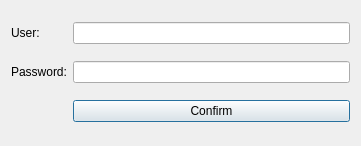
<?xml version="1.0" encoding="UTF-8"?>
<ui version="4.0">
 <class>CredentialsDialog</class>
 <widget class="QDialog" name="CredentialsDialog">
  <property name="geometry">
   <rect>
    <x>0</x>
    <y>0</y>
    <width>361</width>
    <height>146</height>
   </rect>
  </property>
  <property name="windowTitle">
   <string>Dialog</string>
  </property>
  <layout class="QGridLayout" name="gridLayout">
   <item row="1" column="0">
    <widget class="QLabel" name="userLabel">
     <property name="text">
      <string>User:</string>
     </property>
    </widget>
   </item>
   <item row="2" column="0">
    <widget class="QLabel" name="passwordLabel">
     <property name="text">
      <string>Password:</string>
     </property>
    </widget>
   </item>
   <item row="1" column="1">
    <widget class="QLineEdit" name="userLineEdit"/>
   </item>
   <item row="2" column="1">
    <widget class="QLineEdit" name="passwordLineEdit">
     <property name="echoMode">
      <enum>QLineEdit::Password</enum>
     </property>
    </widget>
   </item>
   <item row="3" column="1">
    <widget class="QPushButton" name="confirmButton">
     <property name="text">
      <string>Confirm</string>
     </property>
    </widget>
   </item>
  </layout>
 </widget>
 <resources/>
 <connections/>
</ui>
